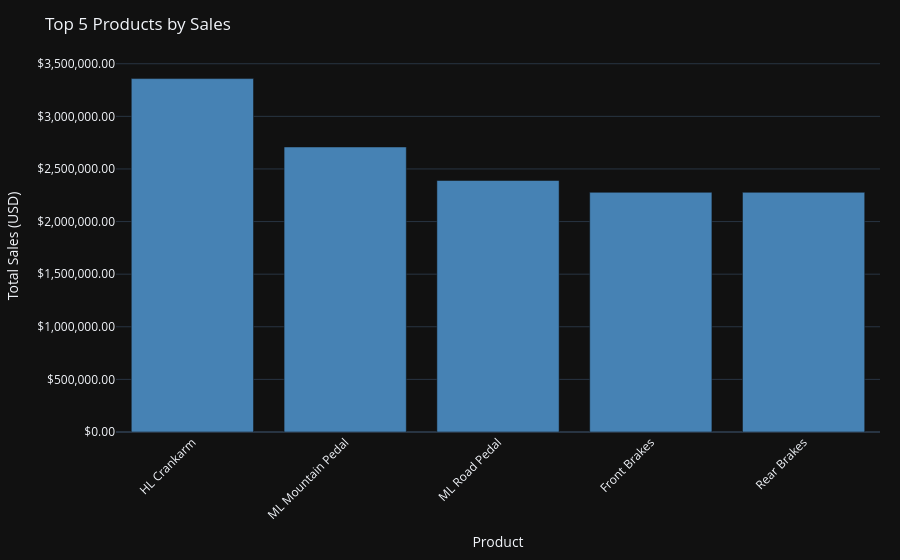

The notebook cell saved with this chart:
### Code cell
# ── Test 1: First run — cache hit ────────────────────────────────
import time

start  = time.time()
result = await run_query("what are top 5 products by sales?", "test-1")
elapsed = round(time.time() - start, 2)

print(f"duration: {elapsed}s")   # should be < 0.1s
print(f"answer:   {result['answer'][:200]}")

### Figure 1 — Plotly figure (JSON) as saved in the notebook; plotly's stock layout.template omitted (floating-point values rounded to 4 significant figures)
{"data": [{"hovertemplate": "%{x}: $%{y:,.2f}<extra></extra>", "marker": {"color": "steelblue"}, "x": ["HL Crankarm", "ML Mountain Pedal", "ML Road Pedal", "Front Brakes", "Rear Brakes"], "y": [3359000.0, 2709000.0, 2390000.0, 2278000.0, 2278000.0], "type": "bar"}], "layout": {"xaxis": {"title": {"text": "Product"}, "tickangle": -45}, "yaxis": {"title": {"text": "Total Sales (USD)"}, "tickformat": ",.2f", "tickprefix": "$"}, "margin": {"l": 40, "r": 20, "t": 60, "b": 120}, "title": {"text": "Top 5 Products by Sales"}}}
